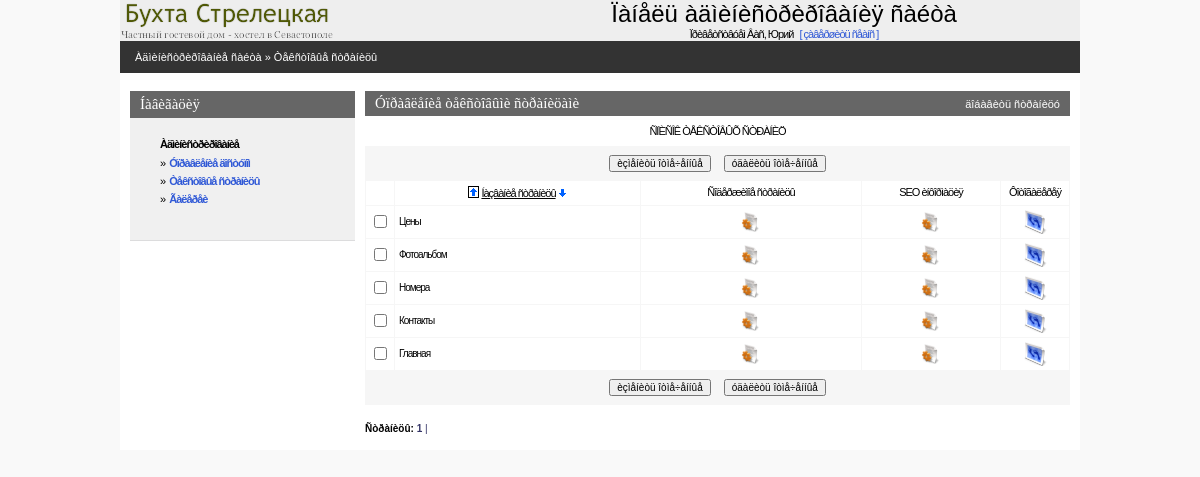
/admin/statlist.php?a=1&sortby=static_title&sortdir=0 (signed in), run on the app's committed database.
### tables this page shows
CREATE TABLE IF NOT EXISTS `hotel_static` (
  `static_code` int(11) NOT NULL AUTO_INCREMENT,
  `static_title` varchar(200) NOT NULL DEFAULT '',
  `static_abstract` text NOT NULL COMMENT 'Краткий текст страницы',
  `static_text` text NOT NULL COMMENT 'Полный текст страницы',
  `static_seo_title` text,
  `static_seo_desc` text,
  `static_seo_key` text,
  `static_type` varchar(11) NOT NULL DEFAULT 'page' COMMENT 'Определает тип страницы (обычная страница или галерея)',
  PRIMARY KEY (`static_code`)
);

### admin/inc/connect.php (called while the page is built, shortened)
<?php
    $PHP_SELF=$_SERVER['PHP_SELF'];
?>

### admin/inc/const.php (called while the page is built, shortened)
<?php
    $PREFFIX="hotel";
?>

### admin/statlist.php (the view, shortened to what this page needs)
<?php
include("inc/settings.php");
$per_page=30;
if (!isset($curr_page)) $curr_page=0;
if(!($sortby)) $sortby='static_title'; else {$sortby=explode(" ",$sortby);$sortby=$sortby[0];}
if(!isset($sortdir)) {$sortdir="1";$realsortdir="ASC"; }
else
{
 if($sortdir==0) {$realsortdir="DESC";} else {$sortdir=1;$realsortdir="ASC";}
}
if (!isset($pagetype)) $pagetype="page";
$mainquery="select {$PREFFIX}_static.static_code, {$PREFFIX}_static.static_title
            from {$PREFFIX}_static where {$PREFFIX}_static.static_type like '$pagetype'
            order by $sortby $realsortdir";
?>
<? include ("inc/head.php"); ?>
<BODY>
<center>
<div class=mainbody>
<? include("inc/top.php");?>
<table Border=0 CellSpacing=0 CellPadding=0 width=100%>
  <tr><td class=pageline>
     <div class=wmiddletext><a href="main.php">Àäìèíèñòðèðîâàíèå ñàéòà</a> &#187; Òåêñòîâûå ñòðàíèöû</div>
  </td></tr>
</table>
<table Border=0 CellSpacing=0 CellPadding=0 class=mainbody>
 <tr valign=top>
  <td width=10></td>
  <? include("inc/leftmenu.php"); ?>
  <td width=10></td>
  <td>
<?php
	echo"<form name='data' action=$PHP_SELF method=POST>";
?>
<table class=grayhead Border=0 CellSpacing=0 CellPadding=0 >
 <tr class=normaltext>
  <td><div><h4>Óïðàâëåíèå òåêñòîâûìè ñòðàíèöàìè</h4></div></td>
  <td align=right class=wmiddletext><a class=submenu onclick="displayform(this,'äîáàâèòü ñòðàíèöó')">äîáàâèòü ñòðàíèöó</a></td>
 </tr>
</table>
<table Border=0 CellSpacing=0 class=pagebluetable CellPadding=0 >
 <tr><td class=lmenutext height=30 bgcolor=#ffffff align="center">ÑÏÈÑÎÊ ÒÅÊÑÒÎÂÛÕ ÑÒÐÀÍÈÖ</td></tr>
</table>
<table Border=0 CellSpacing=0 class=pagebluetable CellPadding=0>
 <tr><td>
 <center>
 <table>
 <tr height=30 >
    <td><input type=button onClick=Send('U') value='èçìåíèòü îòìå÷åííûå' class=smalltext></td>
    <td width=5></td>
    <td><input type=button onClick=ConfirmSend('D') value='óäàëèòü îòìå÷åííûå'  class=smalltext></td>
 </tr>
 </table>
 </td></tr>
</table>
<center>
<table Border=0 CellSpacing=1 class=bluetable CellPadding=4 width=100%>
  <tr class=lmenutext align=center  height=20 bgcolor=#ffffff>
    <td width=20>&nbsp;</td>
    <td  align=center ><?=SortTitle("Íàçâàíèå ñòðàíèöû","static_title",$sortby,$sortdir);?></td>
    <td  align=center >Ñîäåðæèìîå ñòðàíèöû</td>
    <td width=130 align=center >SEO èíôîðìàöèÿ</td>
	<td width=60 align=center >Ôîòîãàëåðåÿ</td>
<?php
	$res=mysql_query ($mainquery) or die ("Íå ìîãó âûáðàòü ñòðàíèöû. Îøèáêà â çàïðîñå.");
	$num_rows=mysql_num_rows($res);
	if($num_rows)
	{
		$page_quant=ceil($num_rows / $per_page);
		$start_pos=$curr_page*$per_page;
		if ($start_pos+$per_page<$num_rows) $end_pos=$start_pos+$per_page;
		else $end_pos=$num_rows;
		for ($x=$start_pos; $x<$end_pos; $x++)
		{
			list($static_code,$static_title,$page_active)=mysql_fetch_array($res);
			$checkname=$static_code;
			$bg="#FFFFFF";
			echo"<tr class=edittabletext height=24 bgcolor=$bg>";
			echo"<TD width=20 align=center ><input type='checkbox' name=\"C#$checkname\" id=\"C#$checkname\"></TD>";
			echo"<TD align=left class=smalltext ondblclick='change_line(\"$checkname\",\"F#$checkname#static_title#string\");' id=\"F#$checkname#static_title#string\">".Show($static_title)."</TD>\n";
			echo"<td align=center ><a href='editstatic.php?static_code=$static_code&static_title=$static_title'><img height='20' width='20' src='graph/edit.gif' border=0 title='Ðåäàêòèðîâàòü ñîäåðæèìîå ñòðàíèöû'></a></td>";
			echo"<td align=center ><a href='editseo.php?static_code=$static_code&static_title=$static_title&pagetype=$pagetype'><img height='20' width='20' src='graph/edit.gif' border=0 title='Ðåäàêòèðîâàòü SEO èíôîðìàöèþ'></a></td>";
			echo"<td><center><a href=\"picture.php?back=statlist&icon=250&static_code=$static_code\"><img height='24' width='24' src='graph/photo.gif' border=0 alt='Ôîòîãàëåðåÿ ' title='Ðåäàêòèðîâàòü ôîòîãàëåðåþ'></a></td>";
			echo"</TR>\n";
		}
	}
?>
</center>
<table Border=0 CellSpacing=0 class=pagebluetable CellPadding=0 width=95%>
 <tr><td>
 <center>
 <table>
 <tr height=30 >
   <td><input type=button onClick=Send('U') value='èçìåíèòü îòìå÷åííûå' class=smalltext></td>
   <td width=5></td>
   <td><input type=button onClick=ConfirmSend('D') value='óäàëèòü îòìå÷åííûå'  class=smalltext></td>
 </tr>
 </table>
 </td></tr>
</table>
<br>
<?php
		echo"<div align=left class=smalltext><b>Ñòðàíèöû:</b>  ";
		for ($i=1;$i<$page_quant+1;$i++)
		{
			$y=$i-1;
			if ($curr_page==$y) {$t1="<b>";$t2="</b>";} else {$t1="";$t2="";}
			echo"<a class=blue href=$PHP_SELF?curr_page=$y&sortby=$sortby&sortdir=$sortdir>$t1 $i $t2|</a>&nbsp";
		}
		echo"</div>";
?>
    <td width=10></td>
</BODY>
</HTML>

### admin/css/styles.css (style rules this page uses)
body { padding:0px; margin:0px; background-color:#f9f9f9; }
a { text-decoration : none; color: #3059D6; }
img { border-color: #000000; }
.mainbody { width:960px; background-color:#ffffff; }
.pageline { height:32px; background-color:#333333; padding-left:15px; }
.grayhead { width:100%; height:25px; padding-left:10px; padding-right:10px; background-color:#666666; }
.pagebluetable { width:100%; background-color:#f6f6f6; }
.bluetable { background-color:#f6f6f6; }
.lmenutext { text-decoration:none; letter-spacing: -1px; line-height:10pt; margin-left:10px; margin-right:10px; margin-top:3px; margin-bottom:3px; font-size:11px; font-family: Verdana,Arial,Helvetica,Sans-serif,Tahoma,Pragmatica; }
.edittabletext { color:#666666; text-decoration:none; letter-spacing: -1px; line-height:12pt; font-size:11px; font-family: Verdana,Arial,Helvetica,Sans-serif,Tahoma,Pragmatica; }
H4 { text-decoration:none; font-weight:normal; color:#ffffff; padding:0; margin:0; font-family: Verdana; font-size : 15px; }
.submenu { cursor:hand;cursor:pointer; }
.normaltext { text-decoration:none; color:#000066; font-family:Verdana, Tahoma, Arial, Helvetica, Sans-serif, Pragmatica; font-size:12px; }
.smalltext { text-decoration:none; color:#000000; font-family:Verdana, Tahoma, Arial, Helvetica, Sans-serif, Pragmatica; font-size:10px; }
.wmiddletext { text-decoration:none; color:#ffffff; font-family:Verdana, Tahoma, Arial, Helvetica, Sans-serif, Pragmatica; font-size:11px; }
.wmiddletext a { text-decoration:none; color:#ffffff; }
.blue { color: #333366; }

### data on the page
hotel_static: static_title "Цены"
hotel_static: static_title "Фотоальбом"
hotel_static: static_title "Номера"
hotel_static: static_title "Контакты"
hotel_static: static_title "Главная"

### other printed values
$REGUSER["name"] "Юрий"
$title "Íàçâàíèå ñòðàíèöû"
